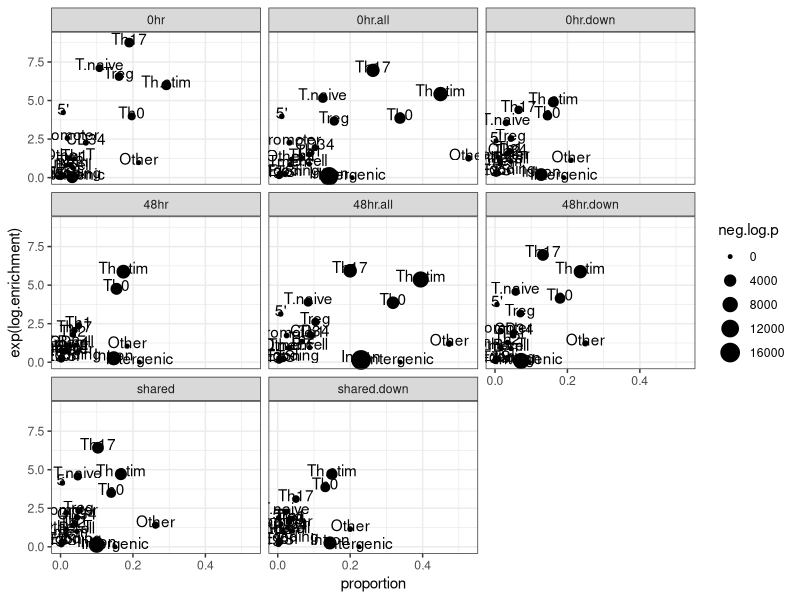
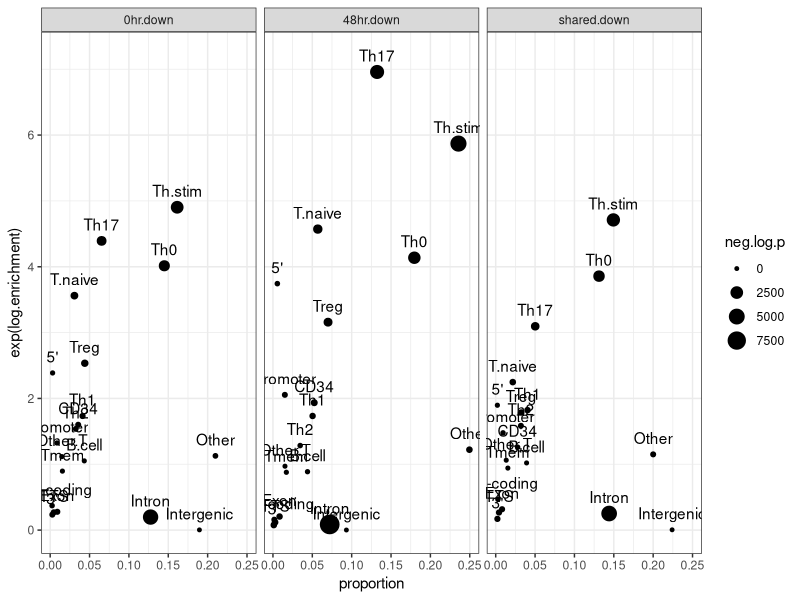

Reproduce these figures in R, in order.
library(data.table);
library(ggplot2);

peaks.shared <- fread("shared.custom.genomeOntology.txt");
peaks.48hr.diff <- fread("48hr.custom.genomeOntology.txt");
peaks.0hr.diff <- fread("0hr.custom.genomeOntology.txt");
peaks.48hr.all <- fread("48hr.all.custom.genomeOntology.txt");
peaks.0hr.all <- fread("0hr.all.custom.genomeOntology.txt");
peaks.shared.down <- fread("shared.down.custom.genomeOntology.txt");
peaks.48hr.down.diff <- fread("48hr.down.custom.genomeOntology.txt");
peaks.0hr.down.diff <- fread("0hr.down.custom.genomeOntology.txt");


peaks.shared <- peaks.shared[order(peaks.shared[,1,with=F]),];
peaks.48hr.diff <- peaks.48hr.diff[order(peaks.48hr.diff[,1,with=F]),];
peaks.0hr.diff <- peaks.0hr.diff[order(peaks.0hr.diff[,1,with=F]),];
peaks.shared.down <- peaks.shared.down[order(peaks.shared.down[,1,with=F]),];
peaks.48hr.down.diff <- peaks.48hr.down.diff[order(peaks.48hr.down.diff[,1,with=F]),];
peaks.0hr.down.diff <- peaks.0hr.down.diff[order(peaks.0hr.down.diff[,1,with=F]),];
peaks.48hr.all <- peaks.48hr.all[order(peaks.48hr.all[,1,with=F]),];
peaks.0hr.all <- peaks.0hr.all[order(peaks.0hr.all[,1,with=F]),];

names <- c("3'","5'","B.cell","CD34","Intergenic","Other.T","T.naive","TTS","Th.stim","Th0","Th1","Th17","Th2","Tmem","Treg","Exon","Intron","Non-coding","Other","Promoter");

peaks.48hr.diff <- peaks.48hr.diff[c(1:15,20:24),];
peaks.0hr.diff <- peaks.0hr.diff[c(1:15,20:24),];
peaks.shared <- peaks.shared[c(1:15,20:24),];

peaks.48hr.down.diff <- peaks.48hr.down.diff[c(1:15,20:24),];
peaks.0hr.down.diff <- peaks.0hr.down.diff[c(1:15,20:24),];
peaks.shared.down <- peaks.shared.down[c(1:15,20:24),];

peaks.48hr.all <- peaks.48hr.all[c(1:15,20:24),];
peaks.0hr.all <- peaks.0hr.all[c(1:15,20:24),];

peaks.df <- rbind(data.frame(name=names, overlaps=peaks.48hr.diff[,6,with=F], proportion=peaks.48hr.diff[,6,with=F]/28017, log.enrichment=peaks.48hr.diff[,9,with=F], neg.log.p=abs(peaks.48hr.diff[,10,with=F]), condition="48hr"),
data.frame(name=names, overlaps=peaks.0hr.diff[,6,with=F], proportion=peaks.0hr.diff[,6,with=F]/8298,log.enrichment=peaks.0hr.diff[,9,with=F], neg.log.p=abs(peaks.0hr.diff[,10,with=F]), condition="0hr"),
data.frame(name=names, overlaps=peaks.shared[,6,with=F], proportion=peaks.shared[,6,with=F]/27445,log.enrichment=peaks.shared[,9,with=F], neg.log.p=abs(peaks.shared[,10,with=F]), condition="shared"),

data.frame(name=names, overlaps=peaks.48hr.down.diff[,6,with=F], proportion=peaks.48hr.down.diff[,6,with=F]/24665, log.enrichment=peaks.48hr.down.diff[,9,with=F], neg.log.p=abs(peaks.48hr.down.diff[,10,with=F]), condition="48hr.down"),
data.frame(name=names, overlaps=peaks.0hr.down.diff[,6,with=F], proportion=peaks.0hr.down.diff[,6,with=F]/17313,log.enrichment=peaks.0hr.down.diff[,9,with=F], neg.log.p=abs(peaks.0hr.down.diff[,10,with=F]), condition="0hr.down"),
data.frame(name=names, overlaps=peaks.shared.down[,6,with=F], proportion=peaks.shared.down[,6,with=F]/21780,log.enrichment=peaks.shared.down[,9,with=F], neg.log.p=abs(peaks.shared.down[,10,with=F]), condition="shared.down"),

data.frame(name=names, overlaps=peaks.48hr.all[,6,with=F], proportion=peaks.48hr.all[,6,with=F]/24665, log.enrichment=peaks.48hr.all[,9,with=F], neg.log.p=abs(peaks.48hr.all[,10,with=F]), condition="48hr.all"),
data.frame(name=names, overlaps=peaks.0hr.all[,6,with=F], proportion=peaks.0hr.all[,6,with=F]/17313,log.enrichment=peaks.0hr.all[,9,with=F], neg.log.p=abs(peaks.0hr.all[,10,with=F]), condition="0hr.all"))

# data.frame(name=names, overlaps=peaks.48hr.all[,6,with=F], proportion=peaks.48hr.all[,6,with=F]/28017, log.enrichment=peaks.48hr.all[,9,with=F], neg.log.p=abs(peaks.48hr.all[,10,with=F]), condition="48hr.all"),
# data.frame(name=names, overlaps=peaks.0hr.all[,6,with=F], proportion=peaks.0hr.all[,6,with=F]/8298,log.enrichment=peaks.0hr.all[,9,with=F], neg.log.p=abs(peaks.0hr.all[,10,with=F]), condition="0hr.all"))

colnames(peaks.df) <- c("names","overlaps","proportion","log.enrichment","neg.log.p","condition");

ggplot <- ggplot(aes(proportion, exp(log.enrichment),label=names),data=peaks.df)+geom_point(aes(size=neg.log.p))+theme_bw()+geom_text(nudge_y=.25)+facet_wrap(~condition);
ggsave(ggplot, file="all.pdf",width=7,height=7)



peaks.down.df <- rbind( 
                  data.frame(name=names, overlaps=peaks.48hr.down.diff[,6,with=F], proportion=peaks.48hr.down.diff[,6,with=F]/24665, log.enrichment=peaks.48hr.down.diff[,9,with=F], neg.log.p=abs(peaks.48hr.down.diff[,10,with=F]), condition="48hr.down"),
                  data.frame(name=names, overlaps=peaks.0hr.down.diff[,6,with=F], proportion=peaks.0hr.down.diff[,6,with=F]/17313,log.enrichment=peaks.0hr.down.diff[,9,with=F], neg.log.p=abs(peaks.0hr.down.diff[,10,with=F]), condition="0hr.down"),
                  data.frame(name=names, overlaps=peaks.shared.down[,6,with=F], proportion=peaks.shared.down[,6,with=F]/21780,log.enrichment=peaks.shared.down[,9,with=F], neg.log.p=abs(peaks.shared.down[,10,with=F]), condition="shared.down"))
# data.frame(name=names, overlaps=peaks.48hr.all[,6,with=F], proportion=peaks.48hr.all[,6,with=F]/28017, log.enrichment=peaks.48hr.all[,9,with=F], neg.log.p=abs(peaks.48hr.all[,10,with=F]), condition="48hr.all"),
# data.frame(name=names, overlaps=peaks.0hr.all[,6,with=F], proportion=peaks.0hr.all[,6,with=F]/8298,log.enrichment=peaks.0hr.all[,9,with=F], neg.log.p=abs(peaks.0hr.all[,10,with=F]), condition="0hr.all"))

colnames(peaks.down.df) <- c("names","overlaps","proportion","log.enrichment","neg.log.p","condition");

ggplot <- ggplot(aes(proportion, exp(log.enrichment),label=names),data=peaks.down.df)+geom_point(aes(size=neg.log.p))+theme_bw()+geom_text(nudge_y=.25)+facet_wrap(~condition);
ggsave(ggplot, file="down.pdf",width=7,height=7)

